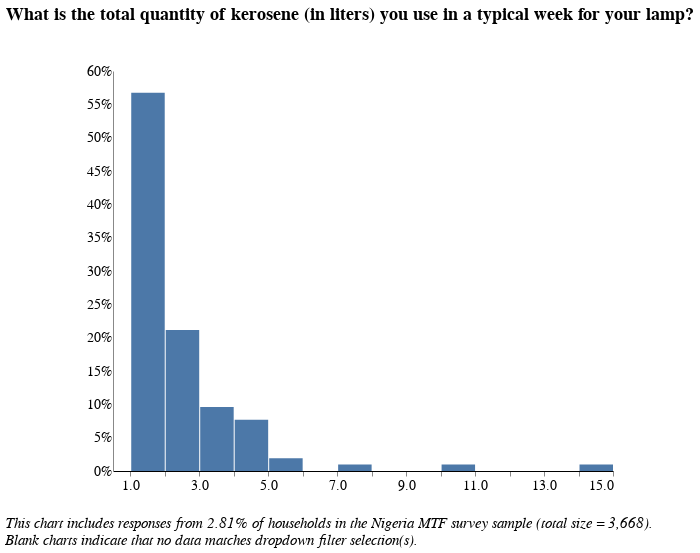

This figure's notebook cell:
### Code cell
# What is the total quantity of kerosene you use in a typical week for your lamp?

# Data Source
alt.data_transformers.disable_max_rows()
kerosene_lamps_only  = lamps['f_4'] == 'Kerosene/paraffin'
remove_outliers = lamps['f_11'] <= 15
source = lamps[(lamps[['f_11']].notnull().all(1)) & kerosene_lamps_only & remove_outliers] #change dataframe and variable name

col1 = source['f_11'] #!= NaN #change variable name here
col2 = source['elc_aggr_tier'] != 'NaN'

source = source[conjunction(col1,col2)]
df = source[['hh_id','elc_aggr_tier','f_11', 'locality', 'f2', 'i19a', 'primary_stove']] #change variable name here

# Locality Filter
locality_options = [None, 0, 1]
locality_labels = ['National', 'Urban', 'Rural']

locality_dropdown=alt.binding_select(
    options= locality_options, 
    labels = locality_labels, 
    name = "Locality Breakdown  ")
locality_select=alt.selection_single(
    fields=['locality'],
    bind=locality_dropdown)

# Tier Filter
tiers = [None, 'Tier 0', 'Tier 1', 'Tier 2', 'Tier 3', 'Tier 4', 'Tier 5']
tier_labels = ['All Tiers', 'Tier 0', 'Tier 1', 'Tier 2', 'Tier 3', 'Tier 4', 'Tier 5']
tier_dropdown=alt.binding_select(options=tiers, 
                                 labels = tier_labels, 
                                 name = "Electricity Tier  ")
tier_select=alt.selection_single(fields=['elc_aggr_tier'],
                                bind=tier_dropdown)

# Primary Stove Filter
stoves = [None, '3-Stone/Open Fire Stove', 'Koresone Stove', 'Missing Data',
       'Manufactured Stove Traditional', 'LPG/Natural Gas Stove',
       'Electric Stove']
stove_labels = ['All Stove Types', '3-Stone/Open Fire Stove', 'Kerosene Stove', 'Primary Stove Not Listed',
       'Manufactured Stove Traditional', 'LPG/Natural Gas Stove',
       'Electric Stove']
stove_dropdown=alt.binding_select(options=stoves, 
                                 labels = stove_labels, 
                                 name = "Primary Stove  ")
stove_select=alt.selection_single(fields=['primary_stove'],
                                bind=stove_dropdown)

# Cooking Fuel Filter
fuels = [None, 'Wood purchased', 'Wood collected', 'Crop Residue/Plant Biomass',
       'Kerosene', 'Charcoal', 'LPG/cooking gas', 'Electric',
       'Charcoal Briquettes', 'Garbage', 'Piped Natural Gas',
       'Coal Briquette', 'Biomass Briquette', 'Other, specify',
       'Coal/lignite']
fuel_labels = ['All Fuel Types', 'Wood purchased', 'Wood collected', 'Crop Residue/Plant Biomass',
       'Kerosene', 'Charcoal', 'LPG/cooking gas', 'Electric',
       'Charcoal Briquettes', 'Garbage', 'Piped Natural Gas',
       'Coal Briquette', 'Biomass Briquette', 'Other',
       'Coal/lignite']
fuel_dropdown=alt.binding_select(options=fuels, 
                                 labels = fuel_labels, 
                                 name = "Primary Source of Cooking Fuel  ")
fuel_select=alt.selection_single(fields=['i19a'],
                                bind=fuel_dropdown)


# Percentage of responses shown in the chart
pct_responses = round(len(pd.unique(df[df[['f_11']].notnull().all(1)]['hh_id'])) /
            3668 *100, 2) #change dataframe variable name

# Draw the Chart
final = alt.Chart(df).transform_joinaggregate(
    total='count(*)'
).transform_calculate(
    pct='1 / datum.total'
).mark_bar().encode(
    alt.X("f_11:Q", 
          bin=alt.Bin(extent=[0.5, 15], step=1), # Change the step to adjust bin size
          scale = alt.Scale(domain=(0.5, 15),clamp = True), # Change the axes limits
         axis = alt.Axis(title = "")), #change title
    alt.Y('sum(pct):Q', axis=alt.Axis(format='%'), title = ""),
    tooltip = [alt.Tooltip('f_11:Q', title = "Response (Binned)"), #change variable
               alt.Tooltip('sum(pct):Q', format = '.2%', title = "Percentage")]
).transform_bin(
    "mbin",
    field="m",
    bin=alt.Bin(maxbins=20) # Specify the maximum number of bins
).properties(
    height = 400,
    width = 500,
    title={
      "text": ["What is the total quantity of kerosene (in liters) you use in a typical week for your lamp?"], 
 #     "subtitle": ["You are viewing {}% of responses from the Nigeria Multi-Tiered Framework Survey.".format(pct_responses), " "],
      "color": "black",
      "subtitleColor": "black",
      "offset": 40
    }
).add_selection(
    fuel_select
).transform_filter(
    fuel_select 
).add_selection(
    stove_select
).transform_filter(
    stove_select 
).add_selection(
    locality_select
).transform_filter(
    locality_select
).add_selection(
    tier_select
).transform_filter(
    tier_select 
)

final = alt.concat(final,
    title=alt.TitleParams(
        ['', '',  
         'This chart includes responses from {}% of households in the Nigeria MTF survey sample (total size = 3,668).'.format(
             pct_responses),
         'Blank charts indicate that no data matches dropdown filter selection(s).'],
        baseline='bottom',
        orient='bottom',
        anchor='start',
        font = 'Times New Roman',
        fontWeight='normal',
        fontStyle = "italic",
        fontSize=15)
)

final

### Figure 1 — Vega-Lite specification as saved in the notebook (floating-point values rounded to 4 significant figures)
{"width": 800, "height": 400, "config": {"title": {"fontSize": 18, "font": "Times New Roman", "anchor": "center", "fontColor": "#000000"}, "axisX": {"domain": true, "domainColor": "#000000", "grid": false, "labelFont": "Times New Roman", "labelFontSize": 14, "titleFont": "Times New Roman", "titleFontSize": 14, "titleFontWeight": "normal", "title": "X Axis Title (units)"}, "axisY": {"domain": true, "grid": false, "gridColor": "#DEDDDD", "gridWidth": 1, "labelFont": "Times New Roman", "labelFontSize": 14, "labelAngle": 0, "ticks": false, "titleFont": "Times New Roman", "titleFontSize": 14, "titleFontWeight": "normal", "titlePadding": 10, "title": "Y Axis Title (units)"}, "range": {"category": ["#2980B9", "#003366", "#FFAE19", "#D68910", "#E67E22", "#D35400", "#FF4500", "#FF6162", "#438B28", "#45B39D", "#99ADC1", "#212F3C"]}, "legend": {"labelFont": "Times New Roman", "labelFontSize": 14, "symbolType": "square", "symbolSize": 100, "titleFont": "Times New Roman", "titleFontSize": 14, "titleFontWeight": "normal", "title": "Legend", "orient": "right", "offset": 0}, "tooltip": {"font": "Open Sans"}, "view": {"stroke": "transparent", "text": {"font": "Times New Roman", "color": ["#2980B9", "#003366", "#FFAE19", "#D68910", "#E67E22", "#D35400", "#FF4500", "#FF6162", "#438B28", "#45B39D", "#99ADC1", "#212F3C"], "fontSize": 14, "align": "right", "fontWeight": 400, "size": 14}, "bar": {"size": 40, "binSpacing": 1, "continuousBandSize": 30, "discreteBandSize": 30, "fill": ["#2980B9", "#003366", "#FFAE19", "#D68910", "#E67E22", "#D35400", "#FF4500", "#FF6162", "#438B28", "#45B39D", "#99ADC1", "#212F3C"], "stroke": false}}}, "concat": [{"mark": "bar", "encoding": {"tooltip": [{"field": "f_11", "title": "Response (Binned)", "type": "quantitative"}, {"aggregate": "sum", "field": "pct", "format": ".2%", "title": "Percentage", "type": "quantitative"}], "x": {"axis": {"title": ""}, "bin": {"extent": [0.5, 15], "step": 1}, "field": "f_11", "scale": {"clamp": true, "domain": [0.5, 15]}, "type": "quantitative"}, "y": {"aggregate": "sum", "axis": {"format": "%"}, "field": "pct", "title": "", "type": "quantitative"}}, "height": 400, "selection": {"selector049": {"type": "single", "fields": ["i19a"], "bind": {"input": "select", "options": [null, "Wood purchased", "Wood collected", "Crop Residue/Plant Biomass", "Kerosene", "Charcoal", "LPG/cooking gas", "Electric", "Charcoal Briquettes", "Garbage", "Piped Natural Gas", "Coal Briquette", "Biomass Briquette", "Other, specify", "Coal/lignite"], "labels": ["All Fuel Types", "Wood purchased", "Wood collected", "Crop Residue/Plant Biomass", "Kerosene", "Charcoal", "LPG/cooking gas", "Electric", "Charcoal Briquettes", "Garbage", "Piped Natural Gas", "Coal Briquette", "Biomass Briquette", "Other", "Coal/lignite"], "name": "Primary Source of Cooking Fuel  "}}, "selector048": {"type": "single", "fields": ["primary_stove"], "bind": {"input": "select", "options": [null, "3-Stone/Open Fire Stove", "Koresone Stove", "Missing Data", "Manufactured Stove Traditional", "LPG/Natural Gas Stove", "Electric Stove"], "labels": ["All Stove Types", "3-Stone/Open Fire Stove", "Kerosene Stove", "Primary Stove Not Listed", "Manufactured Stove Traditional", "LPG/Natural Gas Stove", "Electric Stove"], "name": "Primary Stove  "}}, "selector046": {"type": "single", "fields": ["locality"], "bind": {"input": "select", "options": [null, 0, 1], "labels": ["National", "Urban", "Rural"], "name": "Locality Breakdown  "}}, "selector047": {"type": "single", "fields": ["elc_aggr_tier"], "bind": {"input": "select", "options": [null, "Tier 0", "Tier 1", "Tier 2", "Tier 3", "Tier 4", "Tier 5"], "labels": ["All Tiers", "Tier 0", "Tier 1", "Tier 2", "Tier 3", "Tier 4", "Tier 5"], "name": "Electricity Tier  "}}}, "title": {"text": ["What is the total quantity of kerosene (in liters) you use in a typical week for your lamp?"], "color": "black", "subtitleColor": "black", "offset": 40}, "transform": [{"joinaggregate": [{"op": "count", "field": "*", "as": "total"}]}, {"calculate": "1 / datum.total", "as": "pct"}, {"bin": {"maxbins": 20}, "field": "m", "as": "mbin"}, {"filter": {"selection": "selector049"}}, {"filter": {"selection": "selector048"}}, {"filter": {"selection": "selector046"}}, {"filter": {"selection": "selector047"}}], "width": 500}], "data": {"name": "data-375b509ea0430a4bc0e988025806fc5b"}, "title": {"text": ["", "", "This chart includes responses from 2.81% of households in the Nigeria MTF survey sample (total size = 3,668).", "Blank charts indicate that no data matches dropdown filter selection(s)."], "anchor": "start", "baseline": "bottom", "font": "Times New Roman", "fontSize": 15, "fontStyle": "italic", "fontWeight": "normal", "orient": "bottom"}, "$schema": "https://vega.github.io/schema/vega-lite/v4.17.0.json", "datasets": {"data-375b509ea0430a4bc0e988025806fc5b": [{"hh_id": 2000504560205, "elc_aggr_tier": "Tier 0", "f_11": 7.0, "locality": 0, "f2": "Pressurized mantle lamp", "i19a": "Wood purchased", "primary_stove": "3-Stone/Open Fire Stove"}, {"hh_id": 2011514581205, "elc_aggr_tier": "Tier 1", "f_11": 1.0, "locality": 1, "f2": "Hurricane lamp with glass cover", "i19a": "Kerosene", "primary_stove": "3-Stone/Open Fire Stove"}, {"hh_id": 2011519100912, "elc_aggr_tier": "Tier 0", "f_11": 3.0, "locality": 1, "f2": "Pressurized mantle lamp", "i19a": "Charcoal", "primary_stove": "Koresone Stove"}, {"hh_id": 3006518840101, "elc_aggr_tier": "Tier 3", "f_11": 3.0, "locality": 1, "f2": "Hurricane lamp with glass cover", "i19a": "Wood purchased", "primary_stove": "Manufactured Stove Traditional"}, {"hh_id": 3006518840302, "elc_aggr_tier": "Tier 0", "f_11": 2.0, "locality": 1, "f2": "Hurricane lamp with glass cover", "i19a": "Wood purchased", "primary_stove": "Manufactured Stove Traditional"}, {"hh_id": 3006518840501, "elc_aggr_tier": "Tier 0", "f_11": 2.0, "locality": 1, "f2": "Hurricane lamp with glass cover", "i19a": "Wood purchased", "primary_stove": "3-Stone/Open Fire Stove"}, {"hh_id": 3006518841801, "elc_aggr_tier": "Tier 3", "f_11": 2.0, "locality": 1, "f2": "Pressurized mantle lamp", "i19a": null, "primary_stove": "Manufactured Stove Traditional"}, {"hh_id": 3008505642201, "elc_aggr_tier": "Tier 2", "f_11": 3.0, "locality": 1, "f2": "Hurricane lamp with glass cover", "i19a": null, "primary_stove": "Manufactured Stove Traditional"}, {"hh_id": 3008505644701, "elc_aggr_tier": "Tier 2", "f_11": 1.0, "locality": 1, "f2": "Hurricane lamp with glass cover", "i19a": null, "primary_stove": "Koresone Stove"}, {"hh_id": 3008505644801, "elc_aggr_tier": "Tier 3", "f_11": 1.0, "locality": 1, "f2": "Hurricane lamp with glass cover", "i19a": null, "primary_stove": "Koresone Stove"}, {"hh_id": 3008515463201, "elc_aggr_tier": "Tier 3", "f_11": 1.0, "locality": 1, "f2": "Hurricane lamp with glass cover", "i19a": null, "primary_stove": "Koresone Stove"}, {"hh_id": 3008528924201, "elc_aggr_tier": "Tier 3", "f_11": 2.0, "locality": 1, "f2": "Hurricane lamp with glass cover", "i19a": null, "primary_stove": "3-Stone/Open Fire Stove"}, {"hh_id": 3009506762501, "elc_aggr_tier": "Tier 0", "f_11": 1.0, "locality": 1, "f2": "Hurricane lamp with glass cover", "i19a": null, "primary_stove": "3-Stone/Open Fire Stove"}, {"hh_id": 3010516320803, "elc_aggr_tier": "Tier 0", "f_11": 1.0, "locality": 0, "f2": "Hurricane lamp with glass cover", "i19a": null, "primary_stove": "3-Stone/Open Fire Stove"}, {"hh_id": 3013515721401, "elc_aggr_tier": "Tier 0", "f_11": 2.0, "locality": 1, "f2": "Hurricane lamp with glass cover", "i19a": null, "primary_stove": "3-Stone/Open Fire Stove"}, {"hh_id": 3013515721501, "elc_aggr_tier": "Tier 0", "f_11": 1.0, "locality": 1, "f2": "Hurricane lamp with glass cover", "i19a": null, "primary_stove": "3-Stone/Open Fire Stove"}, {"hh_id": 3023501920102, "elc_aggr_tier": "Tier 0", "f_11": 3.0, "locality": 0, "f2": "Hurricane lamp with glass cover", "i19a": null, "primary_stove": "3-Stone/Open Fire Stove"}, {"hh_id": 3032521982301, "elc_aggr_tier": "Tier 2", "f_11": 1.0, "locality": 1, "f2": "Hurricane lamp with glass cover", "i19a": null, "primary_stove": "Koresone Stove"}, {"hh_id": 4000509262602, "elc_aggr_tier": "Tier 0", "f_11": 2.0, "locality": 0, "f2": "Hurricane lamp with glass cover", "i19a": null, "primary_stove": "3-Stone/Open Fire Stove"}, {"hh_id": 4002507261403, "elc_aggr_tier": "Tier 0", "f_11": 1.0, "locality": 1, "f2": "Hurricane lamp with glass cover", "i19a": null, "primary_stove": "3-Stone/Open Fire Stove"}, {"hh_id": 4003507221101, "elc_aggr_tier": "Tier 0", "f_11": 1.0, "locality": 0, "f2": "Hurricane lamp with glass cover", "i19a": null, "primary_stove": "3-Stone/Open Fire Stove"}, {"hh_id": 4003511180303, "elc_aggr_tier": "Tier 0", "f_11": 2.0, "locality": 1, "f2": "Hurricane lamp with glass cover", "i19a": null, "primary_stove": "3-Stone/Open Fire Stove"}, {"hh_id": 4003511181605, "elc_aggr_tier": "Tier 0", "f_11": 2.0, "locality": 1, "f2": "Hurricane lamp with glass cover", "i19a": null, "primary_stove": "3-Stone/Open Fire Stove"}, {"hh_id": 4004511400901, "elc_aggr_tier": "Tier 0", "f_11": 2.0, "locality": 0, "f2": "Hurricane lamp with glass cover", "i19a": null, "primary_stove": "3-Stone/Open Fire Stove"}, {"hh_id": 4004514920902, "elc_aggr_tier": "Tier 0", "f_11": 1.0, "locality": 0, "f2": "Hurricane lamp with glass cover", "i19a": null, "primary_stove": "3-Stone/Open Fire Stove"}, {"hh_id": 4006506881001, "elc_aggr_tier": "Tier 0", "f_11": 2.0, "locality": 0, "f2": "Hurricane lamp with glass cover", "i19a": null, "primary_stove": "3-Stone/Open Fire Stove"}, {"hh_id": 4006506881601, "elc_aggr_tier": "Tier 0", "f_11": 1.0, "locality": 0, "f2": "Hurricane lamp with glass cover", "i19a": null, "primary_stove": "3-Stone/Open Fire Stove"}, {"hh_id": 4007503460105, "elc_aggr_tier": "Tier 0", "f_11": 2.0, "locality": 1, "f2": "Hurricane lamp with glass cover", "i19a": null, "primary_stove": "3-Stone/Open Fire Stove"}, {"hh_id": 4007503460701, "elc_aggr_tier": "Tier 0", "f_11": 4.0, "locality": 1, "f2": "Hurricane lamp with glass cover", "i19a": null, "primary_stove": "3-Stone/Open Fire Stove"}, {"hh_id": 4007512086101, "elc_aggr_tier": "Tier 2", "f_11": 5.0, "locality": 1, "f2": "Hurricane lamp with glass cover", "i19a": null, "primary_stove": "3-Stone/Open Fire Stove"}, {"hh_id": 4009508902401, "elc_aggr_tier": "Tier 0", "f_11": 15.0, "locality": 0, "f2": "Hurricane lamp with glass cover", "i19a": null, "primary_stove": "3-Stone/Open Fire Stove"}, {"hh_id": 4013502060102, "elc_aggr_tier": "Tier 0", "f_11": 1.0, "locality": 0, "f2": "Hurricane lamp with glass cover", "i19a": null, "primary_stove": "3-Stone/Open Fire Stove"}, {"hh_id": 4013502060904, "elc_aggr_tier": "Tier 0", "f_11": 3.0, "locality": 0, "f2": "Hurricane lamp with glass cover", "i19a": null, "primary_stove": "3-Stone/Open Fire Stove"}, {"hh_id": 4018502700601, "elc_aggr_tier": "Tier 0", "f_11": 2.0, "locality": 0, "f2": "Hurricane lamp with glass cover", "i19a": null, "primary_stove": "3-Stone/Open Fire Stove"}, {"hh_id": 4018502702301, "elc_aggr_tier": "Tier 0", "f_11": 1.0, "locality": 0, "f2": "Hurricane lamp with glass cover", "i19a": null, "primary_stove": "3-Stone/Open Fire Stove"}, {"hh_id": 4018502702401, "elc_aggr_tier": "Tier 0", "f_11": 2.0, "locality": 0, "f2": "Hurricane lamp with glass cover", "i19a": null, "primary_stove": "3-Stone/Open Fire Stove"}, {"hh_id": 4018502704602, "elc_aggr_tier": "Tier 0", "f_11": 2.0, "locality": 0, "f2": "Hurricane lamp with glass cover", "i19a": null, "primary_stove": "3-Stone/Open Fire Stove"}, {"hh_id": 4022513041101, "elc_aggr_tier": "Tier 0", "f_11": 3.0, "locality": 0, "f2": "Hurricane lamp with glass cover", "i19a": null, "primary_stove": "3-Stone/Open Fire Stove"}, {"hh_id": 4023509703802, "elc_aggr_tier": "Tier 0", "f_11": 1.0, "locality": 1, "f2": "Hurricane lamp with glass cover", "i19a": null, "primary_stove": "3-Stone/Open Fire Stove"}, {"hh_id": 4023513982102, "elc_aggr_tier": "Tier 0", "f_11": 4.0, "locality": 1, "f2": "Hurricane lamp with glass cover", "i19a": null, "primary_stove": "3-Stone/Open Fire Stove"}, {"hh_id": 10002513173301, "elc_aggr_tier": "Tier 0", "f_11": 1.0, "locality": 0, "f2": "Other, specify", "i19a": null, "primary_stove": "3-Stone/Open Fire Stove"}, {"hh_id": 10008507720302, "elc_aggr_tier": "Tier 0", "f_11": 1.0, "locality": 0, "f2": "Hurricane lamp with glass cover", "i19a": null, "primary_stove": "3-Stone/Open Fire Stove"}, {"hh_id": 10008507720701, "elc_aggr_tier": "Tier 0", "f_11": 1.0, "locality": 0, "f2": "Hurricane lamp with glass cover", "i19a": null, "primary_stove": "3-Stone/Open Fire Stove"}, {"hh_id": 10012510702501, "elc_aggr_tier": "Tier 3", "f_11": 1.0, "locality": 1, "f2": "Hurricane lamp with glass cover", "i19a": null, "primary_stove": "Koresone Stove"}, {"hh_id": 10013500993202, "elc_aggr_tier": "Tier 2", "f_11": 1.0, "locality": 1, "f2": "Hurricane lamp with glass cover", "i19a": null, "primary_stove": "Manufactured Stove Traditional"}, {"hh_id": 10013509260602, "elc_aggr_tier": "Tier 0", "f_11": 2.0, "locality": 1, "f2": "Hurricane lamp with glass cover", "i19a": null, "primary_stove": "Missing Data"}, {"hh_id": 10013509261201, "elc_aggr_tier": "Tier 3", "f_11": 1.0, "locality": 1, "f2": "Hurricane lamp with glass cover", "i19a": null, "primary_stove": "Missing Data"}, {"hh_id": 10015507540301, "elc_aggr_tier": "Tier 0", "f_11": 1.0, "locality": 1, "f2": "Open wick lamp", "i19a": null, "primary_stove": "Manufactured Stove Traditional"}, {"hh_id": 10015534241501, "elc_aggr_tier": "Tier 2", "f_11": 1.0, "locality": 1, "f2": "Hurricane lamp with glass cover", "i19a": null, "primary_stove": "LPG/Natural Gas Stove"}, {"hh_id": 10015534241601, "elc_aggr_tier": "Tier 3", "f_11": 1.0, "locality": 1, "f2": "Hurricane lamp with glass cover", "i19a": null, "primary_stove": "3-Stone/Open Fire Stove"}, {"hh_id": 10015534863201, "elc_aggr_tier": "Tier 3", "f_11": 1.0, "locality": 1, "f2": "Hurricane lamp with glass cover", "i19a": null, "primary_stove": "Manufactured Stove Traditional"}, {"hh_id": 10015544720604, "elc_aggr_tier": "Tier 3", "f_11": 1.0, "locality": 1, "f2": "Hurricane lamp with glass cover", "i19a": null, "primary_stove": "Missing Data"}, {"hh_id": 10016506640501, "elc_aggr_tier": "Tier 3", "f_11": 3.0, "locality": 1, "f2": "Hurricane lamp with glass cover", "i19a": null, "primary_stove": "Missing Data"}, {"hh_id": 10016506640701, "elc_aggr_tier": "Tier 0", "f_11": 4.0, "locality": 1, "f2": "Pressurized mantle lamp", "i19a": null, "primary_stove": "Koresone Stove"}, {"hh_id": 10016506640702, "elc_aggr_tier": "Tier 0", "f_11": 1.0, "locality": 1, "f2": "Hurricane lamp with glass cover", "i19a": null, "primary_stove": "3-Stone/Open Fire Stove"}, {"hh_id": 10031503384601, "elc_aggr_tier": "Tier 0", "f_11": 3.0, "locality": 1, "f2": "Hurricane lamp with glass cover", "i19a": null, "primary_stove": "3-Stone/Open Fire Stove"}, {"hh_id": 10033505165701, "elc_aggr_tier": "Tier 0", "f_11": 1.0, "locality": 0, "f2": "Hurricane lamp with glass cover", "i19a": null, "primary_stove": "3-Stone/Open Fire Stove"}, {"hh_id": 10040508922216, "elc_aggr_tier": "Tier 0", "f_11": 1.0, "locality": 1, "f2": "Open wick lamp", "i19a": null, "primary_stove": "3-Stone/Open Fire Stove"}, {"hh_id": 11001500204601, "elc_aggr_tier": "Tier 0", "f_11": 1.0, "locality": 1, "f2": "Hurricane lamp with glass cover", "i19a": null, "primary_stove": "3-Stone/Open Fire Stove"}, {"hh_id": 11002502201101, "elc_aggr_tier": "Tier 1", "f_11": 3.0, "locality": 1, "f2": "Hurricane lamp with glass cover", "i19a": null, "primary_stove": "3-Stone/Open Fire Stove"}, {"hh_id": 11007505261301, "elc_aggr_tier": "Tier 0", "f_11": 1.0, "locality": 0, "f2": "Hurricane lamp with glass cover", "i19a": null, "primary_stove": "3-Stone/Open Fire Stove"}, {"hh_id": 11010516482202, "elc_aggr_tier": "Tier 2", "f_11": 4.0, "locality": 1, "f2": "Hurricane lamp with glass cover", "i19a": null, "primary_stove": "Missing Data"}, {"hh_id": 11010516483104, "elc_aggr_tier": "Tier 3", "f_11": 1.0, "locality": 1, "f2": "Hurricane lamp with glass cover", "i19a": null, "primary_stove": "3-Stone/Open Fire Stove"}, {"hh_id": 11011514943702, "elc_aggr_tier": "Tier 3", "f_11": 1.0, "locality": 1, "f2": "Hurricane lamp with glass cover", "i19a": null, "primary_stove": "3-Stone/Open Fire Stove"}, {"hh_id": 11011515262205, "elc_aggr_tier": "Tier 0", "f_11": 1.0, "locality": 1, "f2": "Hurricane lamp with glass cover", "i19a": null, "primary_stove": "Koresone Stove"}, {"hh_id": 11011515262306, "elc_aggr_tier": "Tier 3", "f_11": 1.0, "locality": 1, "f2": "Hurricane lamp with glass cover", "i19a": null, "primary_stove": "Missing Data"}, {"hh_id": 11011518105104, "elc_aggr_tier": "Tier 2", "f_11": 1.0, "locality": 1, "f2": "Hurricane lamp with glass cover", "i19a": null, "primary_stove": "LPG/Natural Gas Stove"}, {"hh_id": 11012517362101, "elc_aggr_tier": "Tier 3", "f_11": 1.0, "locality": 1, "f2": "Hurricane lamp with glass cover", "i19a": null, "primary_stove": "LPG/Natural Gas Stove"}, {"hh_id": 11012526384404, "elc_aggr_tier": "Tier 2", "f_11": 1.0, "locality": 1, "f2": "Hurricane lamp with glass cover", "i19a": null, "primary_stove": "3-Stone/Open Fire Stove"}, {"hh_id": 11016511201801, "elc_aggr_tier": "Tier 0", "f_11": 1.0, "locality": 1, "f2": "Hurricane lamp with glass cover", "i19a": null, "primary_stove": "3-Stone/Open Fire Stove"}, {"hh_id": 11016511202401, "elc_aggr_tier": "Tier 0", "f_11": 4.0, "locality": 1, "f2": "Hurricane lamp with glass cover", "i19a": null, "primary_stove": "3-Stone/Open Fire Stove"}, {"hh_id": 11016511202701, "elc_aggr_tier": "Tier 3", "f_11": 1.0, "locality": 1, "f2": "Hurricane lamp with glass cover", "i19a": null, "primary_stove": "3-Stone/Open Fire Stove"}, {"hh_id": 11016511203401, "elc_aggr_tier": "Tier 0", "f_11": 1.0, "locality": 1, "f2": "Hurricane lamp with glass cover", "i19a": null, "primary_stove": "3-Stone/Open Fire Stove"}, {"hh_id": 11016511203701, "elc_aggr_tier": "Tier 3", "f_11": 1.0, "locality": 1, "f2": "Hurricane lamp with glass cover", "i19a": null, "primary_stove": "3-Stone/Open Fire Stove"}, {"hh_id": 11016514360501, "elc_aggr_tier": "Tier 3", "f_11": 1.0, "locality": 0, "f2": "Hurricane lamp with glass cover", "i19a": null, "primary_stove": "3-Stone/Open Fire Stove"}, {"hh_id": 11016514360701, "elc_aggr_tier": "Tier 3", "f_11": 2.0, "locality": 0, "f2": "Hurricane lamp with glass cover", "i19a": null, "primary_stove": "3-Stone/Open Fire Stove"}, {"hh_id": 11016516561701, "elc_aggr_tier": "Tier 2", "f_11": 1.0, "locality": 0, "f2": "Hurricane lamp with glass cover", "i19a": null, "primary_stove": "3-Stone/Open Fire Stove"}, {"hh_id": 11016516561702, "elc_aggr_tier": "Tier 2", "f_11": 4.0, "locality": 0, "f2": "Hurricane lamp with glass cover", "i19a": null, "primary_stove": "3-Stone/Open Fire Stove"}, {"hh_id": 11016516562602, "elc_aggr_tier": "Tier 3", "f_11": 4.0, "locality": 0, "f2": "Hurricane lamp with glass cover", "i19a": null, "primary_stove": "3-Stone/Open Fire Stove"}, {"hh_id": 11018504942501, "elc_aggr_tier": "Tier 0", "f_11": 1.0, "locality": 0, "f2": "Hurricane lamp with glass cover", "i19a": null, "primary_stove": "3-Stone/Open Fire Stove"}, {"hh_id": 11020516420101, "elc_aggr_tier": "Tier 0", "f_11": 1.0, "locality": 0, "f2": "Hurricane lamp with glass cover", "i19a": null, "primary_stove": "3-Stone/Open Fire Stove"}, {"hh_id": 11020516424301, "elc_aggr_tier": "Tier 0", "f_11": 1.0, "locality": 0, "f2": "Hurricane lamp with glass cover", "i19a": null, "primary_stove": "3-Stone/Open Fire Stove"}, {"hh_id": 11020521481501, "elc_aggr_tier": "Tier 0", "f_11": 1.0, "locality": 0, "f2": "Hurricane lamp with glass cover", "i19a": null, "primary_stove": "3-Stone/Open Fire Stove"}, {"hh_id": 11020521483301, "elc_aggr_tier": "Tier 0", "f_11": 3.0, "locality": 0, "f2": "Hurricane lamp with glass cover", "i19a": null, "primary_stove": "3-Stone/Open Fire Stove"}, {"hh_id": 11020521487802, "elc_aggr_tier": "Tier 0", "f_11": 5.0, "locality": 0, "f2": "Hurricane lamp with glass cover", "i19a": null, "primary_stove": "3-Stone/Open Fire Stove"}, {"hh_id": 11021513521001, "elc_aggr_tier": "Tier 3", "f_11": 4.0, "locality": 0, "f2": "Hurricane lamp with glass cover", "i19a": null, "primary_stove": "3-Stone/Open Fire Stove"}, {"hh_id": 11021513521801, "elc_aggr_tier": "Tier 3", "f_11": 2.0, "locality": 0, "f2": "Hurricane lamp with glass cover", "i19a": null, "primary_stove": "3-Stone/Open Fire Stove"}, {"hh_id": 11021513522601, "elc_aggr_tier": "Tier 3", "f_11": 1.0, "locality": 0, "f2": "Hurricane lamp with glass cover", "i19a": null, "primary_stove": "3-Stone/Open Fire Stove"}, {"hh_id": 11022501100201, "elc_aggr_tier": "Tier 0", "f_11": 2.0, "locality": 0, "f2": "Open wick lamp", "i19a": null, "primary_stove": "3-Stone/Open Fire Stove"}, {"hh_id": 11022501100201, "elc_aggr_tier": "Tier 0", "f_11": 2.0, "locality": 0, "f2": "Hurricane lamp with glass cover", "i19a": null, "primary_stove": "3-Stone/Open Fire Stove"}, {"hh_id": 11022501103301, "elc_aggr_tier": "Tier 0", "f_11": 1.0, "locality": 0, "f2": "Hurricane lamp with glass cover", "i19a": null, "primary_stove": "3-Stone/Open Fire Stove"}, {"hh_id": 11022509882801, "elc_aggr_tier": "Tier 0", "f_11": 1.0, "locality": 0, "f2": "Hurricane lamp with glass cover", "i19a": null, "primary_stove": "3-Stone/Open Fire Stove"}, {"hh_id": 11022509882901, "elc_aggr_tier": "Tier 0", "f_11": 1.0, "locality": 0, "f2": "Hurricane lamp with glass cover", "i19a": null, "primary_stove": "3-Stone/Open Fire Stove"}, {"hh_id": 11022509884501, "elc_aggr_tier": "Tier 0", "f_11": 10.0, "locality": 0, "f2": "Hurricane lamp with glass cover", "i19a": null, "primary_stove": "3-Stone/Open Fire Stove"}, {"hh_id": 11022509885201, "elc_aggr_tier": "Tier 0", "f_11": 1.0, "locality": 0, "f2": "Hurricane lamp with glass cover", "i19a": null, "primary_stove": "3-Stone/Open Fire Stove"}, {"hh_id": 12000514380101, "elc_aggr_tier": "Tier 3", "f_11": 1.0, "locality": 1, "f2": "Hurricane lamp with glass cover", "i19a": null, "primary_stove": "3-Stone/Open Fire Stove"}, {"hh_id": 12002502761702, "elc_aggr_tier": "Tier 3", "f_11": 1.0, "locality": 1, "f2": "Hurricane lamp with glass cover", "i19a": null, "primary_stove": "3-Stone/Open Fire Stove"}, {"hh_id": 12003508341004, "elc_aggr_tier": "Tier 0", "f_11": 2.0, "locality": 0, "f2": "Hurricane lamp with glass cover", "i19a": null, "primary_stove": "3-Stone/Open Fire Stove"}, {"hh_id": 12004503081003, "elc_aggr_tier": "Tier 0", "f_11": 1.0, "locality": 0, "f2": "Hurricane lamp with glass cover", "i19a": null, "primary_stove": "3-Stone/Open Fire Stove"}, {"hh_id": 12004503081405, "elc_aggr_tier": "Tier 4", "f_11": 1.0, "locality": 0, "f2": "Hurricane lamp with glass cover", "i19a": null, "primary_stove": "3-Stone/Open Fire Stove"}, {"hh_id": 12006506642201, "elc_aggr_tier": "Tier 4", "f_11": 1.0, "locality": 1, "f2": "Hurricane lamp with glass cover", "i19a": null, "primary_stove": "Missing Data"}, {"hh_id": 12006508903008, "elc_aggr_tier": "Tier 4", "f_11": 2.0, "locality": 1, "f2": "Hurricane lamp with glass cover", "i19a": null, "primary_stove": "3-Stone/Open Fire Stove"}, {"hh_id": 12009512741105, "elc_aggr_tier": "Tier 0", "f_11": 1.0, "locality": 0, "f2": "Hurricane lamp with glass cover", "i19a": null, "primary_stove": "3-Stone/Open Fire Stove"}, {"hh_id": 12013508040501, "elc_aggr_tier": "Tier 0", "f_11": 2.0, "locality": 0, "f2": "Hurricane lamp with glass cover", "i19a": null, "primary_stove": "3-Stone/Open Fire Stove"}]}}
